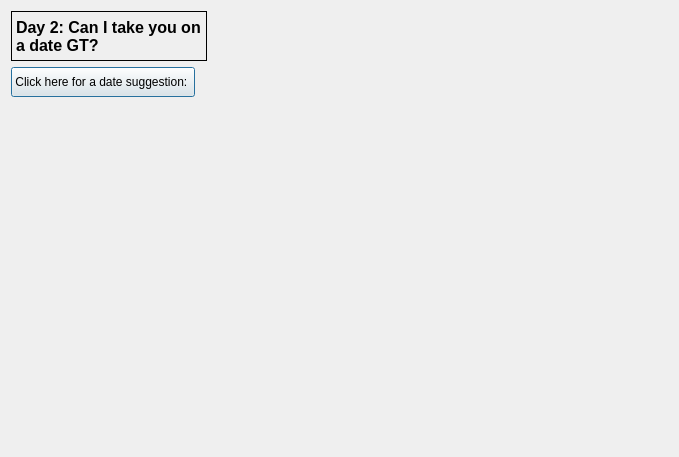
<?xml version="1.0" encoding="UTF-8"?>
<ui version="4.0">
 <class>day2window</class>
 <widget class="QDialog" name="day2window">
  <property name="geometry">
   <rect>
    <x>0</x>
    <y>0</y>
    <width>679</width>
    <height>457</height>
   </rect>
  </property>
  <property name="windowTitle">
   <string>Dialog</string>
  </property>
  <layout class="QGridLayout" name="gridLayout">
   <item row="0" column="0">
    <layout class="QVBoxLayout" name="verticalLayout_2">
     <item>
      <layout class="QVBoxLayout" name="verticalLayout">
       <item alignment="Qt::AlignLeft">
        <widget class="QLabel" name="day2_title_label">
         <property name="maximumSize">
          <size>
           <width>16777215</width>
           <height>50</height>
          </size>
         </property>
         <property name="font">
          <font>
           <pointsize>12</pointsize>
           <bold>true</bold>
          </font>
         </property>
         <property name="frameShape">
          <enum>QFrame::Box</enum>
         </property>
         <property name="text">
          <string>Day 2: Can I take you on a date GT?</string>
         </property>
         <property name="wordWrap">
          <bool>true</bool>
         </property>
        </widget>
       </item>
       <item>
        <layout class="QHBoxLayout" name="horizontalLayout">
         <item>
          <widget class="QPushButton" name="day2_button">
           <property name="maximumSize">
            <size>
             <width>16777215</width>
             <height>30</height>
            </size>
           </property>
           <property name="text">
            <string>Click here for a date suggestion: </string>
           </property>
          </widget>
         </item>
         <item>
          <spacer name="horizontalSpacer">
           <property name="orientation">
            <enum>Qt::Horizontal</enum>
           </property>
           <property name="sizeHint" stdset="0">
            <size>
             <width>40</width>
             <height>30</height>
            </size>
           </property>
          </spacer>
         </item>
        </layout>
       </item>
      </layout>
     </item>
    </layout>
   </item>
   <item row="1" column="0">
    <layout class="QHBoxLayout" name="horizontalLayout_2">
     <item>
      <widget class="QLabel" name="day2_image_label">
       <property name="minimumSize">
        <size>
         <width>0</width>
         <height>0</height>
        </size>
       </property>
       <property name="text">
        <string/>
       </property>
      </widget>
     </item>
     <item>
      <widget class="QLabel" name="day2_image2_label">
       <property name="text">
        <string/>
       </property>
      </widget>
     </item>
     <item>
      <widget class="QLabel" name="day2_image3_label">
       <property name="text">
        <string/>
       </property>
      </widget>
     </item>
    </layout>
   </item>
  </layout>
 </widget>
 <resources/>
 <connections/>
</ui>
